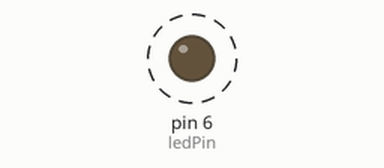
A sketch run on a simulated Arduino Uno, built with avr-gcc and run on an emulated ATmega328P. Parts: output pins drawn as LEDs (lit = HIGH). Dashed ring = blinking.

Above: at 0.5 s.
Timing chart, 0 to 4.6 s (numbered marks = the images above):
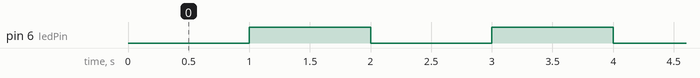

Measured:
- by itself, pin 6 (ledPin): alternates HIGH for 1.0 s and LOW for 1.0 s

The sketch:

Day12_Heartbeat_LED.ino
```cpp
#define ledPin 6

unsigned long previousMillis = 0;
const unsigned long interval = 1000; // 1 second

bool ledState = false;

void setup() {
  pinMode(ledPin, OUTPUT);
}

void loop() {
  unsigned long currentMillis = millis();

  if (currentMillis - previousMillis >= interval) {
    previousMillis = currentMillis;
    ledState = !ledState;
    digitalWrite(ledPin, ledState);
  }
}
```
